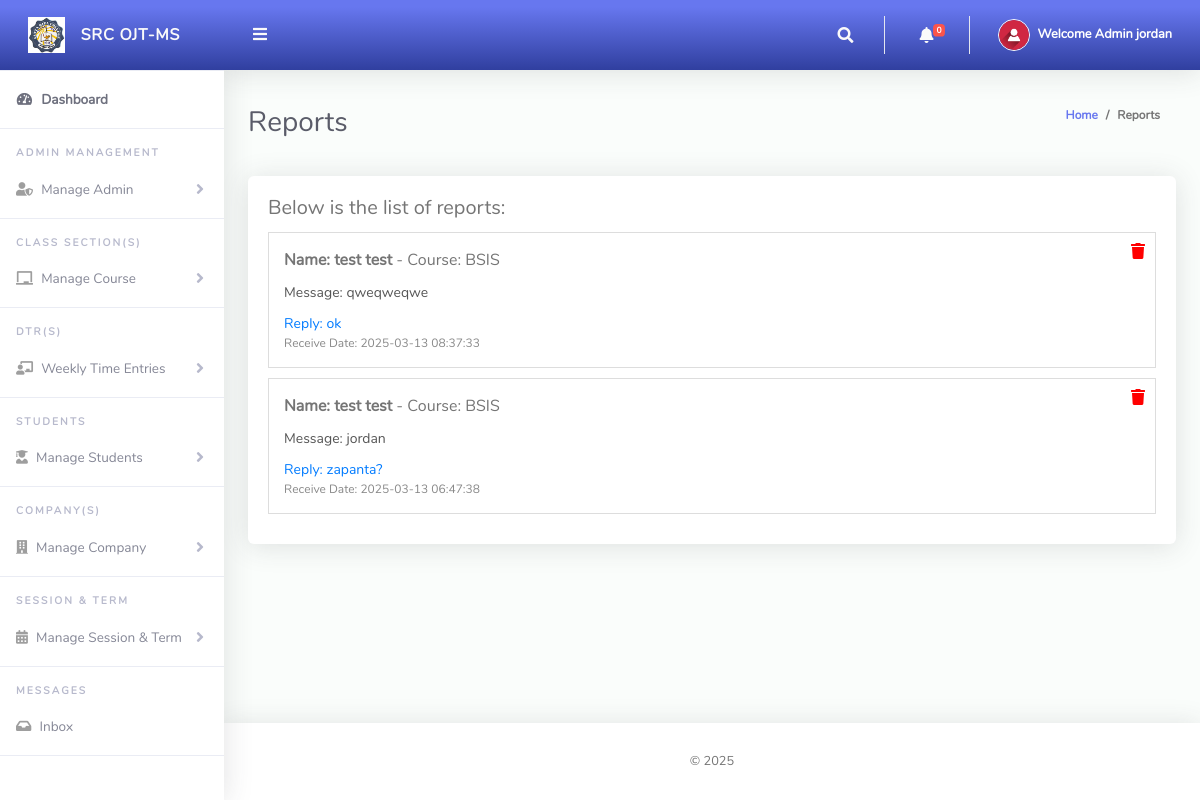
The app's page /Admin/inbox.php (signed in) with its own data.
### tables this page shows
CREATE TABLE `tblreports` (
  `id` int(11) NOT NULL,
  `admissionNumber` varchar(50) DEFAULT NULL,
  `fullname` varchar(100) NOT NULL,
  `course` varchar(100) NOT NULL,
  `report` text NOT NULL,
  `created_at` timestamp NULL DEFAULT NULL,
  `reply` text DEFAULT NULL,
  `adminName` varchar(255) DEFAULT NULL,
  `sent_at` timestamp NOT NULL DEFAULT current_timestamp(),
  `status` enum('pending','resolved','replied','seen') DEFAULT 'pending'
);

### Admin/inbox.php (the view, shortened to what this page needs)
<?php
include '../Includes/dbcon.php';
$query = "SELECT id, admissionNumber, fullname, course, report, reply, status, created_at, sent_at
          FROM tblreports
          ORDER BY CASE
              WHEN status = 'pending' THEN 1
              WHEN status = 'resolved' THEN 2
              ELSE 3
          END, created_at DESC";
$result = mysqli_query($conn, $query);
?>
<!DOCTYPE html>
<html lang="en">
<head>
    <link href="../vendor/fontawesome-free/css/all.min.css" rel="stylesheet" type="text/css">
    <link href="../vendor/bootstrap/css/bootstrap.min.css" rel="stylesheet" type="text/css">
    <link href="css/ruang-admin.min.css" rel="stylesheet">
</head>
<body id="page-top">
    <div id="wrapper">
        <?php include "Includes/sidebar.php"; ?>
        <div id="content-wrapper" class="d-flex flex-column">
            <div id="content">
                <?php include "Includes/topbar.php"; ?>
                <div class="container-fluid" id="container-wrapper">
                    <div class="d-sm-flex align-items-center justify-content-between mb-4">
                        <h1 class="h3 mb-0 text-gray-800">Reports</h1>
                        <ol class="breadcrumb">
                            <li class="breadcrumb-item"><a href="./">Home</a></li>
                            <li class="breadcrumb-item active" aria-current="page">Reports</li>
                        </ol>
                    </div>
                    <div class="row mb-3">
                        <div class="col-lg-12">
                            <div class="card">
                                <div class="card-body">
                                    <h5 class="card-title">Below is the list of reports:</h5>
                                    <div id="inbox">
                                        <?php
                                        while ($row = mysqli_fetch_assoc($result)) {
                                            echo "<div class='inbox-item' data-toggle='modal' data-target='#reportModal' data-admission='" . htmlspecialchars($row['admissionNumber']) . "' data-fullname='" . htmlspecialchars($row['fullname']) . "' data-course ='" . htmlspecialchars($row['course']) . "' data-report='" . htmlspecialchars($row['report']) . "' data-reply='" . htmlspecialchars($row['reply']) . "' data-createdat='" . htmlspecialchars($row['created_at']) . "' data-sentat='" . htmlspecialchars($row['sent_at']) . "' data-reportid='" . htmlspecialchars($row['id']) . "'>";
                                            echo "<strong>Name: " . htmlspecialchars($row['fullname']) . "</strong> - Course: " . htmlspecialchars($row['course']);
                                            echo "<div class='report-content'> Message: " . nl2br(htmlspecialchars($row['report'])) . "</div>";
                                            if (!empty($row['reply'])) {
                                                echo "<div class='reply-content'>Reply: " . nl2br(htmlspecialchars($row['reply'])) . "</div>";
                                            }
                                            echo "<div class='timestamp'>Receive Date: " . htmlspecialchars($row['created_at']) . "</div>";
                                            echo "<i class='fas fa-trash delete-icon' title ='Delete' data-reportid='" . htmlspecialchars($row['id']) . "'></i>";
                                            echo "</div>";
                                        }
                                        ?>
                                    </div>
                                </div>
                            </div>
                        </div>
                    </div>
                </div>
            </div>
            <?php include "Includes/footer.php"; ?>
        </div>
    </div>
</body>
</html>

### Admin/Includes/topbar.php (shortened to what this page needs)
<?php
include '../Includes/dbcon.php';
$query = "SELECT * FROM tbladmin WHERE Id = ".$_SESSION['userId']."";
$rs = $conn->query($query);
$rows = $rs->fetch_assoc();
$fullName = $rows['firstName']." ".$rows['lastName'];
$queryReports = "SELECT COUNT(*) as totalPendingReports FROM tblreports WHERE status = 'pending'";
$resultReports = $conn->query($queryReports);
$rowReports = $resultReports->fetch_assoc();
$totalPendingReportsCount = $rowReports['totalPendingReports'];
?>
<nav class="navbar navbar-expand navbar-light bg-gradient-primary topbar mb-4 static-top">
    <button id="sidebarToggleTop" class="btn btn-link rounded-circle mr-3">
        <i class="fa fa-bars"></i>
    </button>
    <ul class="navbar-nav ml-auto">
        <li class="nav-item dropdown no-arrow">
            <a class="nav-link dropdown-toggle" href="#" id="searchDropdown" role="button" data-toggle="dropdown"
                aria-haspopup="true" aria-expanded="false">
                <i class="fas fa-search fa-fw"></i>
            </a>
        </li>
        <li class="nav-item dropdown no-arrow mx-1">
            <a class="nav-link dropdown-toggle" href="#" id="reportsDropdown" role="button" data-toggle="dropdown"
                aria-haspopup="true" aria-expanded="false">
                <i class="fas fa-bell fa-fw"></i>
                <span class="badge badge-danger badge-counter"><?php echo $totalPendingReportsCount; ?></span>
            </a>
        </li>
        <li class="nav-item dropdown no-arrow">
            <a class="nav-link dropdown-toggle" href="#" id="userDropdown" role="button" data-toggle="dropdown"
                aria-haspopup="true" aria-expanded="false">
                <img class="img-profile rounded-circle" src="img/user-icn.png" style="max-width: 60px">
                <span class="ml-2 d-none d-lg-inline text-white small"><b>Welcome <?php echo htmlspecialchars($fullName); ?></b></span>
            </a>
        </li>
    </ul>
</nav>

### Admin/inbox.php (style rules this page uses)
.inbox-item { border: 1px solid #ddd; padding: 15px; margin-bottom: 10px; cursor: pointer; transition: background-color 0.3s; position: relative; }
.report-content { margin-top: 10px; font-size: 14px; color: #555; }
.reply-content { margin-top: 10px; font-size: 14px; color: #007bff; }
.timestamp { font-size: 12px; color: #888; }
.delete-icon { position: absolute; top: 10px; right: 10px; color: red; cursor: pointer; }

### records on screen
tblreports: fullname "test test", course "BSIS", report "qweqweqwe", reply "ok", created_at "2025-03-13 08:37:33"
tblreports: fullname "test test", course "BSIS", report "jordan", reply "zapanta?", created_at "2025-03-13 06:47:38"

### other values on screen
$totalPendingReportsCount "0"
$fullName "Admin jordan"
